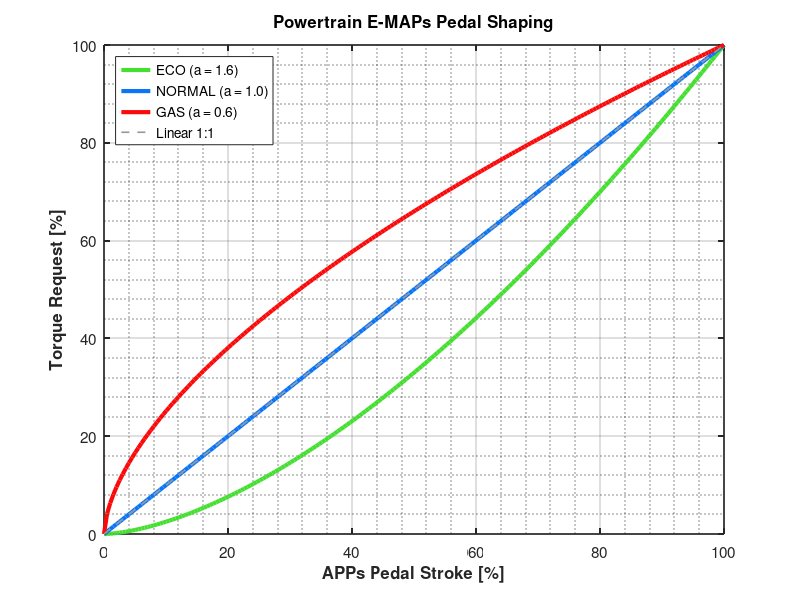

MATLAB code to generate this figure:
% Inizializzazione della figura con sfondo bianco
figure('Color', 'white', 'Position', [100, 100, 700, 450]);

% Vettore della corsa del pedale (da 0 a 100%)
x = linspace(0, 1, 200);

% Parametri di shaping (esponenti per le curve)
a_eco = 1.6;     % Risposta concava (più graduale)
a_normal = 1.0;  % Risposta lineare
a_gas = 0.6;     % Risposta convessa (aggressiva)

% Calcolo delle curve (percentuale)
y_eco = (x.^a_eco) * 100;
y_normal = (x.^a_normal) * 100;
y_gas = (x.^a_gas) * 100;
x_pct = x * 100;

% Conversione dei colori HEX in vettori RGB normalizzati [0, 1]
c_eco = [68, 223, 49] / 255;       % #44df31 (Verde)
c_normal = [11, 117, 247] / 255;   % #0b75f7 (Blu)
c_gas = [250, 10, 10] / 255;       % #fa0a0a (Rosso)

% Plot delle curve con linee spesse e marcate
plot(x_pct, y_eco, 'Color', c_eco, 'LineWidth', 3);
hold on;
plot(x_pct, y_normal, 'Color', c_normal, 'LineWidth', 3);
plot(x_pct, y_gas, 'Color', c_gas, 'LineWidth', 3);

% Linea di riferimento tratteggiata 1:1 (lineare pura)
plot(x_pct, x_pct, '--', 'Color', [0.6, 0.6, 0.6], 'LineWidth', 1.2);

hold off;

% Decorazioni e stile degli assi
grid on;
grid minor;

xlim([0 100]);
ylim([0 100]);

xlabel('APPs Pedal Stroke [%]', 'FontSize', 12, 'FontWeight', 'bold');
ylabel('Torque Request [%]', 'FontSize', 12, 'FontWeight', 'bold');
title('Powertrain E-MAPs Pedal Shaping', 'FontSize', 14, 'FontWeight', 'bold');

% Legenda con i nomi e i rispettivi parametri 'a' espliciti
legend({sprintf('ECO (a = %.1f)', a_eco), ...
        sprintf('NORMAL (a = %.1f)', a_normal), ...
        sprintf('GAS (a = %.1f)', a_gas), ...
        'Linear 1:1'}, ...
        'Location', 'northwest', 'FontSize', 11);

set(gca, 'FontSize', 11, 'LineWidth', 1.2, 'Box', 'on', 'TickDir', 'in');
